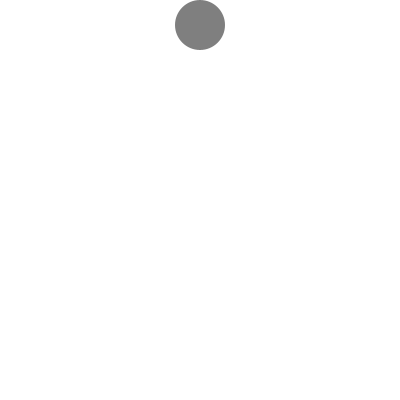
Frame 1 (no input)
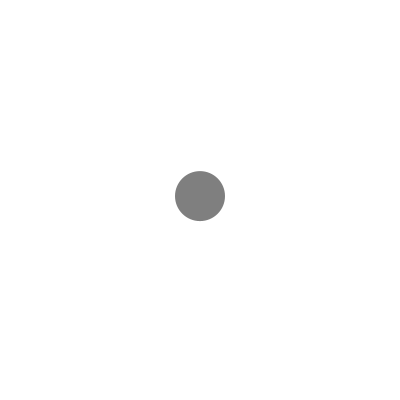
Frame 60 (the mouse pressed at the canvas centre just before this capture)
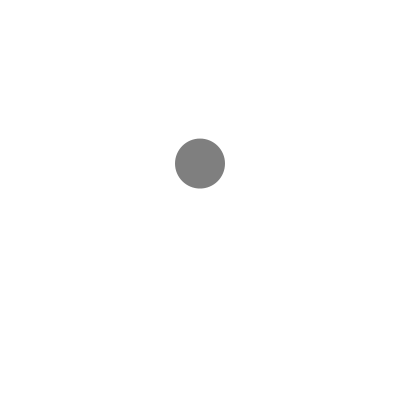
Frame 120 (the mouse held since frame 60 and released just before this capture)

The Processing sketch that drew these frames (run headless with seeded random() and noise(); from frame 60 on, the mouse is pressed at the canvas centre):

// Processing sketch: exemple_08_04_gravite
// ── exemple_08_04_gravite.pde
int r = 25;
float x;
float y;
float vitesse = 0;
float acceleration = 0.1;

void setup() {
  size(400, 400);
  x = width / 2;
  y = r;
  noStroke();
  fill(127);
  ellipseMode(RADIUS);
}

void draw() {
  background(255);
  ellipse(x, y, r, r);
  
  y += vitesse;
  vitesse += acceleration;
  
  if (y > height - r) {
    // la balle perd un peu de vitesse quand elle touche le sol
    vitesse *= -0.95;
  }
}
